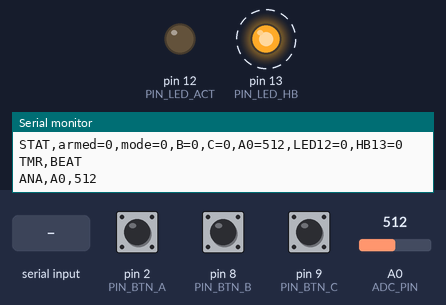
Recording of a sketch running on a simulated Arduino Uno, built with avr-gcc and run on an emulated ATmega328P. Parts: output pins drawn as LEDs (lit = HIGH), the last lines printed to the serial monitor. Dashed ring = blinking. Inputs (shaded band) come from the test bench; at power-on: pin 2 (PIN_BTN_A) HIGH, pin 8 (PIN_BTN_B) HIGH, pin 9 (PIN_BTN_C) HIGH, A0 (ADC_PIN) = 512. EEPROM starts erased.

Above: at 1.2 s.
1.3 s: pin 2 (PIN_BTN_A) pulled LOW for 0.15 s
4.3 s: pin 8 (PIN_BTN_B) pulled LOW for 0.15 s
At 4.38 s:
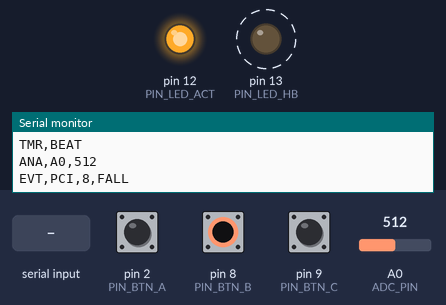
7.3 s: pin 9 (PIN_BTN_C) pulled LOW for 0.15 s
At 8.8 s:
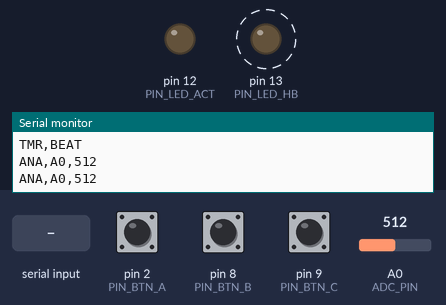
10.3 s: "t\n" received over Serial
13.3 s: "M\n" received over Serial
16.3 s: pin 8 (PIN_BTN_B) pulled LOW for 3.2 s
At 17.4 s:
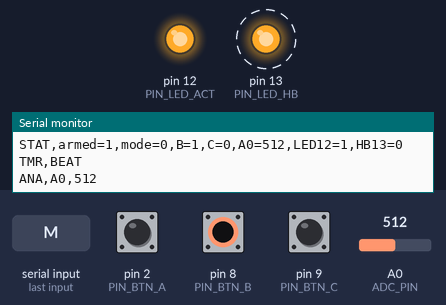
Timing chart, 0 to 22.0 s (numbered marks = the images above; inputs shaded):
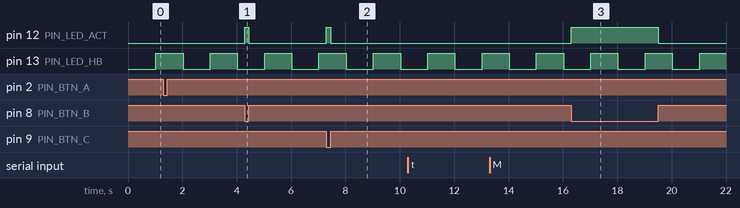

The sketch:

QP5_HD_SlowShow.ino
```cpp
// QP5_HD_SlowShow.ino — HD+ demo-friendly build (Uno R3)
//
// Features:
// - REAL PCI on D8 (PB0/PCINT0) & D9 (PB1/PCINT1)
// - REAL Timer2 tick with adjustable "virtual periods"
// - EEPROM-backed config (soilThresh, comboWindowMs, defaultMode, defaultArmed)
// - Serial menu to view/set/save config
// - Watchdog (WDT) + reset-cause logging
// - Structured logs + VERBOSITY + on-the-fly rate control
//
// Pins (INPUT_PULLUP on switches):
//   A (arm) = D2 (EXT INT0, momentary to GND)
//   B       = D8 (slide center to D8, one end to GND)
//   C       = D9 (slide center to D9, one end to GND)
//   LED_ACT = D12 (220Ω -> LED anode, LED cathode -> GND)
//   LED_HB  = D13 (built-in heartbeat)
//   ADC     = A0  (soil sensor AOUT or potentiometer center)
//
// Serial: 115200

#include <avr/io.h>
#include <avr/interrupt.h>
#include <avr/wdt.h>
#include <EEPROM.h>

// ---------------- Pins ----------------
const uint8_t PIN_BTN_A   = 2;    // INT0 (arm)
const uint8_t PIN_BTN_B   = 8;    // PB0 / PCINT0
const uint8_t PIN_BTN_C   = 9;    // PB1 / PCINT1
const uint8_t PIN_LED_ACT = 12;   // action LED
const uint8_t PIN_LED_HB  = 13;   // heartbeat LED (built-in)
const uint8_t ADC_PIN     = A0;   // analog input

// ---------------- Persistent config ----------------
struct Config {
  uint16_t soilThresh;      // A0 threshold (0..1023)
  uint16_t comboWindowMs;   // B->C or C->B window to toggle mode
  uint8_t  defaultMode;     // 0=OR, 1=AND
  uint8_t  defaultArmed;    // 0=false, 1=true
  uint16_t crc;             // CRC16 of above fields
};

Config cfg;
const Config CFG_DEFAULT = { 600, 300, 0, 0, 0 };
const int EEPROM_ADDR = 0;

// CRC16 helpers
uint16_t crc16_update(uint16_t crc, uint8_t a){
  crc ^= a;
  for (uint8_t i=0; i<8; i++) crc = (crc & 1) ? (crc >> 1) ^ 0xA001 : (crc >> 1);
  return crc;
}
uint16_t crc16_config(const Config &c){
  const uint8_t* p = (const uint8_t*)&c;
  size_t n = sizeof(Config) - sizeof(uint16_t);
  uint16_t crc = 0xFFFF;
  for (size_t i=0; i<n; i++) crc = crc16_update(crc, p[i]);
  return crc;
}
void eepromWriteConfig(const Config &c){
  Config tmp = c; tmp.crc = crc16_config(tmp);
  const uint8_t* p = (const uint8_t*)&tmp;
  for (size_t i=0; i<sizeof(Config); i++) EEPROM.update(EEPROM_ADDR + i, p[i]);
}
bool eepromReadConfig(Config &out){
  uint8_t* p = (uint8_t*)&out;
  for (size_t i=0; i<sizeof(Config); i++) p[i] = EEPROM.read(EEPROM_ADDR + i);
  return out.crc == crc16_config(out);
}

// ---------------- Runtime state ----------------
// A (external INT0)
volatile bool flagArmToggle = false;
unsigned long lastArmToggleMs = 0;
const unsigned long ARM_LOCKOUT_MS = 80;

// PCI edge capture from ISR
volatile uint8_t pbLastMasked = 0;
volatile uint8_t pcintPending = 0;   // bit0=B changed, bit1=C changed
volatile uint8_t rawBLevel    = HIGH;
volatile uint8_t rawCLevel    = HIGH;

// Timer2 flags (set by ISR)
volatile bool flagBeat     = false;  // heartbeat toggle request
volatile bool flagSampleA0 = false;  // A0 sample request

// Adjustable "virtual periods" (ms) updated from menu
volatile uint16_t beatReloadMs   = 1000; // default slow for demo
volatile uint16_t sampleReloadMs = 500;  // default slow for demo

// Verbosity & print decimation (to keep serial calm)
volatile uint8_t verbosity = 1;     // 0=quiet, 1=normal, 2=verbose
uint16_t beatPrintEvery    = 1;     // print every N beats
uint16_t samplePrintEvery  = 1;     // print every N samples
uint16_t beatPrintCount    = 0;
uint16_t samplePrintCount  = 0;

// Debounce & logic
bool armed = false;
bool stableB = HIGH, stableC = HIGH;
unsigned long lastDebB = 0, lastDebC = 0;
const unsigned long DEBOUNCE_MS = 20;

uint8_t mode = 0;                    // 0: armed&&(B||C), 1: armed&&(B&&C)
unsigned long comboStartMs = 0;
uint8_t comboWait = 0;               // 0 none, 1 wait C, 2 wait B

int a0Raw = 0;

// ---------------- Serial menu ----------------
// Commands (newline-terminated):
// H            = help
// S            = status
// T<val>       = set soil threshold           (e.g., T520)
// W<ms>        = set combo window (50..2000)  (e.g., W800)
// M0|M1        = set mode (0=OR,1=AND)
// A0|A1        = set default armed (0/1)
// P            = persist/save config to EEPROM
// R            = factory reset (defaults+save)
// X            = deliberate hang (watchdog demo)
// V0|V1|V2     = verbosity (0 quiet, 1 normal, 2 verbose)
// Z<ms>        = heartbeat period (100..5000) (e.g., Z1000)
// Y<ms>        = A0 sample period (20..5000)  (e.g., Y500)
char cmdBuf[32];
uint8_t cmdLen = 0;

void printHelp(){
  Serial.println(F("MENU,HELP"));
  Serial.println(F(" H    : help"));
  Serial.println(F(" S    : status"));
  Serial.println(F(" T### : set soil threshold (0..1023)"));
  Serial.println(F(" W### : set combo window ms (50..2000)"));
  Serial.println(F(" M0/1 : set mode (0=OR,1=AND)"));
  Serial.println(F(" A0/1 : set default armed (0/1)"));
  Serial.println(F(" P    : persist config to EEPROM"));
  Serial.println(F(" R    : factory reset (defaults + save)"));
  Serial.println(F(" X    : watchdog demo (deliberate hang)"));
  Serial.println(F(" V0/1/2 : verbosity (0 quiet, 1 normal, 2 verbose)"));
  Serial.println(F(" Z### : heartbeat period ms (100..5000)"));
  Serial.println(F(" Y### : sample period ms (20..5000)"));
}
void printConfigCsv(const char* tag){
  Serial.print(F("CFG,")); Serial.print(tag);
  Serial.print(F(",thresh="));   Serial.print(cfg.soilThresh);
  Serial.print(F(",comboMs="));  Serial.print(cfg.comboWindowMs);
  Serial.print(F(",defMode="));  Serial.print(cfg.defaultMode);
  Serial.print(F(",defArmed=")); Serial.print(cfg.defaultArmed);
  Serial.println();
}
void handleMenuLine(){
  if (!cmdLen) return;
  char c0 = cmdBuf[0];
  if (c0=='H'||c0=='h') { printHelp(); }
  else if (c0=='S'||c0=='s') {
    Serial.print(F("STA,armed=")); Serial.print(armed);
    Serial.print(F(",mode="));     Serial.print(mode);
    Serial.print(F(",B="));        Serial.print(stableB==LOW);
    Serial.print(F(",C="));        Serial.print(stableC==LOW);
    Serial.print(F(",A0="));       Serial.print(a0Raw);
    Serial.println();
    printConfigCsv("CUR");
  }
  else if (c0=='T'||c0=='t') {
    int v = atoi(&cmdBuf[1]);
    if (v>=0 && v<=1023) { cfg.soilThresh = (uint16_t)v; Serial.print(F("CFG,SET,thresh=")); Serial.println(cfg.soilThresh); }
    else Serial.println(F("ERR,bad_thresh"));
  }
  else if (c0=='W'||c0=='w') {
    int v = atoi(&cmdBuf[1]);
    if (v>=50 && v<=2000) { cfg.comboWindowMs = (uint16_t)v; Serial.print(F("CFG,SET,comboMs=")); Serial.println(cfg.comboWindowMs); }
    else Serial.println(F("ERR,bad_window"));
  }
  else if (c0=='M'||c0=='m') {
    if (cmdBuf[1]=='0' || cmdBuf[1]=='1') { mode = (cmdBuf[1]=='1'); cfg.defaultMode = mode; Serial.print(F("CFG,SET,mode=")); Serial.println(mode); }
    else Serial.println(F("ERR,bad_mode"));
  }
  else if (c0=='A'||c0=='a') {
    if (cmdBuf[1]=='0' || cmdBuf[1]=='1') { cfg.defaultArmed = (cmdBuf[1]=='1'); Serial.print(F("CFG,SET,defArmed=")); Serial.println(cfg.defaultArmed); }
    else Serial.println(F("ERR,bad_armed"));
  }
  else if (c0=='P'||c0=='p') { eepromWriteConfig(cfg); Serial.println(F("CFG,SAVE,OK")); }
  else if (c0=='R'||c0=='r') { cfg = CFG_DEFAULT; eepromWriteConfig(cfg); Serial.println(F("CFG,RESET,DEFAULTS_SAVED")); printConfigCsv("DEF"); }
  else if (c0=='X'||c0=='x') { Serial.println(F("WDT,DEMO,HANG_NOW")); while(1){} }
  else if (c0=='V'||c0=='v') {
    int v = atoi(&cmdBuf[1]);
    if (v>=0 && v<=2) { noInterrupts(); verbosity = (uint8_t)v; interrupts(); Serial.print(F("CFG,SET,verbosity=")); Serial.println((int)verbosity); }
    else Serial.println(F("ERR,bad_verbosity"));
  }
  else if (c0=='Z'||c0=='z') {
    int v = atoi(&cmdBuf[1]);
    if (v>=100 && v<=5000) { noInterrupts(); beatReloadMs = (uint16_t)v; interrupts(); Serial.print(F("CFG,SET,beatMs=")); Serial.println(beatReloadMs); }
    else Serial.println(F("ERR,bad_beat_ms"));
  }
  else if (c0=='Y'||c0=='y') {
    int v = atoi(&cmdBuf[1]);
    if (v>=20 && v<=5000) { noInterrupts(); sampleReloadMs = (uint16_t)v; interrupts(); Serial.print(F("CFG,SET,sampleMs=")); Serial.println(sampleReloadMs); }
    else Serial.println(F("ERR,bad_sample_ms"));
  }
  else { Serial.println(F("ERR,unknown_cmd")); }
  cmdLen = 0; // clear
}
void handleSerialMenu(){
  while (Serial.available()){
    char ch = Serial.read();
    if (ch=='\r' || ch=='\n') handleMenuLine();
    else if (cmdLen < sizeof(cmdBuf)-1) { cmdBuf[cmdLen++] = ch; cmdBuf[cmdLen] = 0; }
  }
}

// ---------------- ISRs ----------------
ISR(PCINT0_vect){
  uint8_t pb = PINB & (_BV(PB0) | _BV(PB1));
  uint8_t changed = (uint8_t)(pb ^ pbLastMasked);
  if (changed & _BV(PB0)) { pcintPending |= _BV(0); rawBLevel = (pb & _BV(PB0)) ? HIGH : LOW; }
  if (changed & _BV(PB1)) { pcintPending |= _BV(1); rawCLevel = (pb & _BV(PB1)) ? HIGH : LOW; }
  pbLastMasked = pb;
}

ISR(TIMER2_COMPA_vect){
  static uint16_t beatDown   = 1000; // start slow for demo feel
  static uint16_t sampleDown = 500;
  if (--beatDown == 0)   { beatDown = beatReloadMs;   flagBeat     = true; }
  if (--sampleDown == 0) { sampleDown = sampleReloadMs; flagSampleA0 = true; }
}

// ---------------- External INT0 ----------------
void isrArmFalling(){ flagArmToggle = true; }

// ---------------- Helpers ----------------
void printResetCause(uint8_t mcusr){
  if (mcusr & _BV(WDRF))  Serial.println(F("RST,WDT"));
  if (mcusr & _BV(BORF))  Serial.println(F("RST,BOD"));
  if (mcusr & _BV(EXTRF)) Serial.println(F("RST,EXT"));
  if (mcusr & _BV(PORF))  Serial.println(F("RST,POR"));
}

// ---------------- Setup/Loop ----------------
void setup(){
  // Capture reset cause, disable WDT early
  uint8_t mcusr_mirror = MCUSR; MCUSR = 0; wdt_disable();

  pinMode(PIN_BTN_A,   INPUT_PULLUP);
  pinMode(PIN_BTN_B,   INPUT_PULLUP);
  pinMode(PIN_BTN_C,   INPUT_PULLUP);
  pinMode(PIN_LED_ACT, OUTPUT);
  pinMode(PIN_LED_HB,  OUTPUT);
  digitalWrite(PIN_LED_ACT, LOW);
  digitalWrite(PIN_LED_HB,  LOW);

  Serial.begin(115200);
  // while (!Serial) {} // fine to omit on Uno
  Serial.println(F("HD+,[QP5] PCI+Timer2+EEPROM+WDT+Logs (SlowShow)"));
  printResetCause(mcusr_mirror);

  // Load config
  if (!eepromReadConfig(cfg)) { cfg = CFG_DEFAULT; eepromWriteConfig(cfg); Serial.println(F("CFG,EEPROM,BADCRC->DEFAULTS_SAVED")); }
  else                        { Serial.println(F("CFG,EEPROM,OK")); }
  printConfigCsv("BOOT");

  // Apply boot defaults
  mode  = cfg.defaultMode ? 1 : 0;
  armed = cfg.defaultArmed ? true : false;

  // External INT0 on D2 (press = FALLING)
  attachInterrupt(digitalPinToInterrupt(PIN_BTN_A), isrArmFalling, FALLING);

  // PCI on Port B (PB0/D8, PB1/D9)
  pbLastMasked = PINB & (_BV(PB0) | _BV(PB1));
  rawBLevel = (pbLastMasked & _BV(PB0)) ? HIGH : LOW;
  rawCLevel = (pbLastMasked & _BV(PB1)) ? HIGH : LOW;
  PCICR  |= _BV(PCIE0);
  PCMSK0 |= _BV(PCINT0) | _BV(PCINT1);
  PCIFR  |= _BV(PCIF0);

  // Timer2 CTC @ 1kHz base tick: 16MHz/(64*(1+249)) = 1000 Hz
  TCCR2A = _BV(WGM21);
  TCCR2B = _BV(CS22);
  OCR2A  = 249;
  TIMSK2 = _BV(OCIE2A);

  // Enable watchdog (1s)
  wdt_enable(WDTO_1S);

  // Start in calm mode
  verbosity = 1;              // 0=quiet if you want ultra-calm
  beatReloadMs   = 1000;      // 1s heartbeat
  sampleReloadMs = 500;       // 500ms A0 sample
  beatPrintEvery   = 1;
  samplePrintEvery = 1;
}

void handleArm(){
  if (!flagArmToggle) return;
  noInterrupts(); flagArmToggle = false; interrupts();
  unsigned long now = millis();
  if (now - lastArmToggleMs >= ARM_LOCKOUT_MS) {
    lastArmToggleMs = now;
    armed = !armed;
    Serial.print(F("EVT,INT0,ARMED,")); Serial.println(armed ? F("1") : F("0"));
  } else {
    Serial.println(F("EVT,INT0,IGNORED,LOCKOUT"));
  }
}

void processEdge(uint8_t pin, uint8_t level){
  unsigned long now = millis();
  if (pin == 8) {
    if (now - lastDebB >= DEBOUNCE_MS) {
      lastDebB = now;
      stableB = (level == LOW) ? LOW : HIGH;
      Serial.print(F("EVT,PCI,8,")); Serial.println(stableB==LOW ? F("FALL") : F("RISE"));
      if (stableB == LOW) { comboStartMs = now; comboWait = 1; }
    }
  } else if (pin == 9) {
    if (now - lastDebC >= DEBOUNCE_MS) {
      lastDebC = now;
      stableC = (level == LOW) ? LOW : HIGH;
      Serial.print(F("EVT,PCI,9,")); Serial.println(stableC==LOW ? F("FALL") : F("RISE"));
      if (stableC == LOW) { comboStartMs = now; comboWait = 2; }
    }
  }
}

void handlePcint(){
  noInterrupts();
  uint8_t pending = pcintPending; pcintPending = 0;
  uint8_t bLevel = rawBLevel;
  uint8_t cLevel = rawCLevel;
  interrupts();

  if (pending & _BV(0)) processEdge(8, bLevel);
  if (pending & _BV(1)) processEdge(9, cLevel);
}

void handleCombo(){
  if (comboWait == 0) return;
  unsigned long now = millis();
  if (now - comboStartMs > cfg.comboWindowMs) { comboWait = 0; return; }
  if (comboWait == 1 && stableC == LOW) { mode ^= 1; comboWait = 0; Serial.print(F("EVT,COMBO,B2C,mode=")); Serial.println(mode); }
  else if (comboWait == 2 && stableB == LOW) { mode ^= 1; comboWait = 0; Serial.print(F("EVT,COMBO,C2B,mode=")); Serial.println(mode); }
}

void handleTimerTasks(){
  if (flagBeat){
    flagBeat = false;
    digitalWrite(PIN_LED_HB, !digitalRead(PIN_LED_HB)); // always toggle LED
    if (verbosity >= 1){
      if (++beatPrintCount >= beatPrintEvery){
        beatPrintCount = 0;
        Serial.println(F("TMR,BEAT"));
      }
    }
  }
  if (flagSampleA0){
    flagSampleA0 = false;
    a0Raw = analogRead(ADC_PIN); // always sample
    if (verbosity >= 1){
      if (verbosity >= 2 || ++samplePrintCount >= samplePrintEvery){
        samplePrintCount = 0;
        Serial.print(F("ANA,A0,")); Serial.println(a0Raw);
      }
    }
  }
}

void driveActLed(){
  bool on = false;
  if (armed){
    if (mode==0) on = (stableB==LOW) || (stableC==LOW);
    else         on = (stableB==LOW) && (stableC==LOW);
  }
  digitalWrite(PIN_LED_ACT, on ? HIGH : LOW);
}

void periodicStatus(){
  static unsigned long last = 0;
  unsigned long now = millis();
  if (now - last >= 1000UL){
    last = now;
    Serial.print(F("STAT,armed=")); Serial.print(armed);
    Serial.print(F(",mode="));       Serial.print(mode);
    Serial.print(F(",B="));          Serial.print(stableB==LOW);
    Serial.print(F(",C="));          Serial.print(stableC==LOW);
    Serial.print(F(",A0="));         Serial.print(a0Raw);
    Serial.print(F(",LED12="));      Serial.print(digitalRead(PIN_LED_ACT));
    Serial.print(F(",HB13="));       Serial.print(digitalRead(PIN_LED_HB));
    Serial.println();
  }
}

void loop(){
  wdt_reset();          // feed watchdog

  handleSerialMenu();   // non-blocking
  handleArm();          // A (EXT INT flag)
  handlePcint();        // B/C (PCI flags)
  handleCombo();        // grouped logic
  handleTimerTasks();   // time-based jobs
  driveActLed();        // actuator LED
  periodicStatus();     // 1 s status
}
```

Measured:
- after the input at 4.3 s, pin 12 (PIN_LED_ACT): LOW → HIGH at once, → LOW 0.15 s later
- after the input at 7.3 s, pin 12 (PIN_LED_ACT): LOW → HIGH at once, → LOW 0.15 s later
- after the input at 16.3 s, pin 12 (PIN_LED_ACT): LOW → HIGH at once, → LOW 3.2 s later
- by itself, pin 13 (PIN_LED_HB): alternates HIGH for 1.0 s and LOW for 1.0 s
